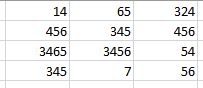
#> input picture testImg/tableimage2.PNG, 203 x 88 px, found by its file name
$ python main.py
#> lines starting #> are read from the running program, lines starting #| are printed output that depends on the picture
import cv2
import pytesseract
import pandas as pd
import openpyxl

def extract_data_from_image(image_path):
    # Load the image using OpenCV
#> called with image_path = 'tableimage2.png'
    image = cv2.imread(image_path)
#> image is the input picture: shape (88, 203, 3); mean B, G, R 241.2, 241.3, 241.3

    # Preprocess the image (grayscale)
    gray_image = cv2.cvtColor(image, cv2.COLOR_BGR2GRAY)
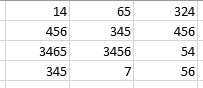
#> gray_image: shape (88, 203); min 0, max 255, mean 241.3

    # Apply OCR to extract the text from the image
#> (the run stopped early here; a loop or call above may not have finished)
